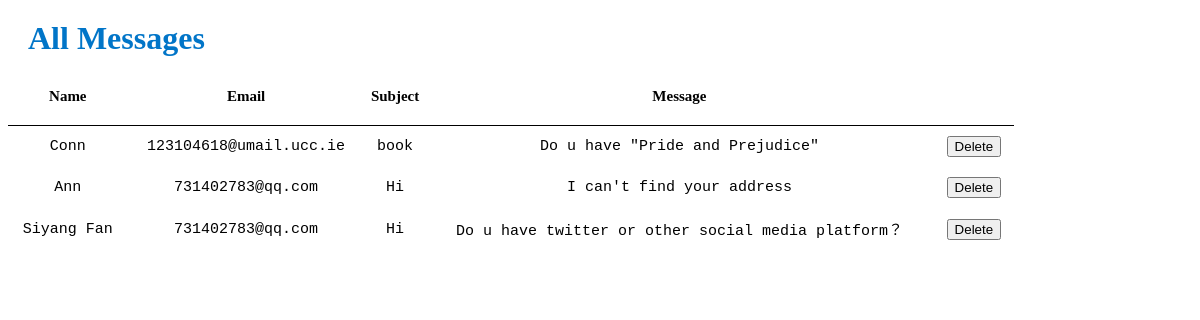
The app's page /admin/message/index.php with its own data.
### tables this page shows
CREATE TABLE `message` (
  `id` int(10) NOT NULL,
  `name` varchar(30) NOT NULL,
  `email` varchar(255) NOT NULL,
  `subject` varchar(255) NOT NULL,
  `message` varchar(255) NOT NULL
);

### admin/message/index.php (the view, shortened to what this page needs)
<?php
require('../../model/config.php');
$query = 'SELECT * FROM message ORDER BY id';
$statement = $db->prepare($query);
$statement->execute();
$messages = $statement->fetchAll();
?>
<!doctype html>
<html lang="en">
<head>
    <link rel="stylesheet" href="../../style.css">
</head>
<body>
<h1 class="cms-header">All Messages</h2>
<section>
<div class="cms-main">
<div class="cms-table">
<table>
        <tr>
            <th>Name</th>
            <th>Email</th>
            <th>Subject</th>
            <th >Message</th>
            <th>&nbsp;</th>
        </tr>
        <?php foreach ($messages as $message) : ?>
            <tr>
                <td><?php echo $message['name']; ?></td>
                <td><?php echo $message['email']; ?></td>
                <td><?php echo $message['subject']; ?></td>
                <td><?php echo $message['message']; ?></td>
                <td><form action="message_delete.php" method="post">
                        <input type="submit" value="Delete">
                    </form></td>
            </tr>
        <?php endforeach; ?>
    </table>
</div>
</div>
</section>
</body>
</html>

### style.css (style rules this page uses)
* { box-sizing: border-box; margin-top: 0px; margin-bottom: 0px; }
table { margin-top: 30px; font-size: 20px; }
::placeholder { color: white; }
.cms-main { width: 100%; }
.cms-table table { text-align: center; border-collapse: collapse; width: 85%; }
.cms-table table th { border: none; border-bottom: 1px solid #000; padding-bottom: 20px; font-size: 15px; }
.cms-table table td { padding: 10px; font-size: 15px; font-family: 'Courier New', Courier, monospace; }
.cms-header { padding-top: 20px; padding-left: 20px; color:#0175c8; font-family: Georgia, 'Times New Roman', Times, serif;; }

### records on screen
message: name "Conn", email "123104618@umail.ucc.ie", subject "book", message "Do u have \"Pride and Prejudice\""
message: name "Ann", email "731402783@qq.com", subject "Hi", message "I can't find your address"
message: name "Siyang Fan", email "731402783@qq.com", subject "Hi", message "Do u have twitter or other social media platform？"
